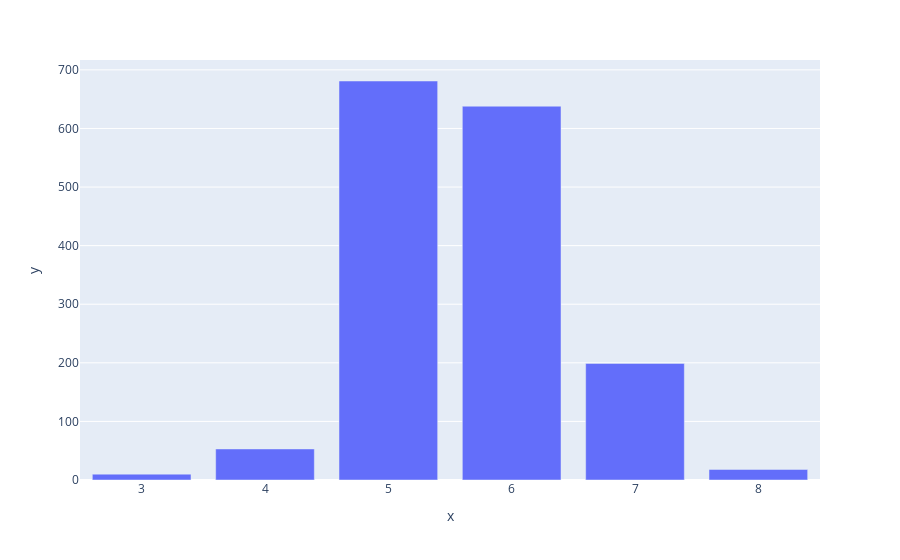

Notebook source saved alongside this figure:
### Code cell
px.bar(red_wine, x=red_wine['quality'].value_counts().index, y=red_wine['quality'].value_counts() , barmode="group")

### Figure 1 — Plotly figure (JSON) as saved in the notebook; plotly's stock layout.template omitted (floating-point values rounded to 4 significant figures)
{"data": [{"alignmentgroup": "True", "hovertemplate": "x=%{x}<br>y=%{y}<extra></extra>", "legendgroup": "", "marker": {"color": "#636efa", "pattern": {"shape": ""}}, "name": "", "offsetgroup": "", "orientation": "v", "showlegend": false, "textposition": "auto", "type": "bar", "x": [5, 6, 7, 4, 8, 3], "xaxis": "x", "y": [681, 638, 199, 53, 18, 10], "yaxis": "y"}], "layout": {"barmode": "group", "legend": {"tracegroupgap": 0}, "margin": {"t": 60}, "xaxis": {"anchor": "y", "domain": [0, 1], "title": {"text": "x"}}, "yaxis": {"anchor": "x", "domain": [0, 1], "title": {"text": "y"}}}}
